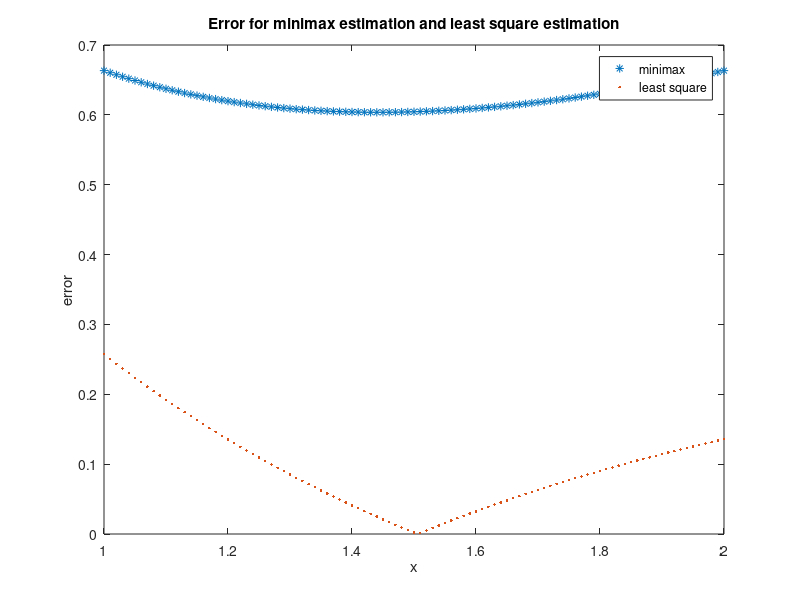

Here is the MATLAB script that generated this plot:
f1 = @(x)(log(x));
p1 = @(x)(log(2)*x+0.5*(log(0.5*log(2))+1));
p2 = @(x)(0.3*x+(-29/30+4/3*log(2)));

x = 1:1e-2:2;
plot(x, abs(f1(x)-p1(x)), '*');
hold on;
plot(x, abs(f1(x)-p2(x)), '.');
legend('minimax', 'least square');
title('Error for minimax estimation and least square estimation');
xlabel('x');
ylabel('error');